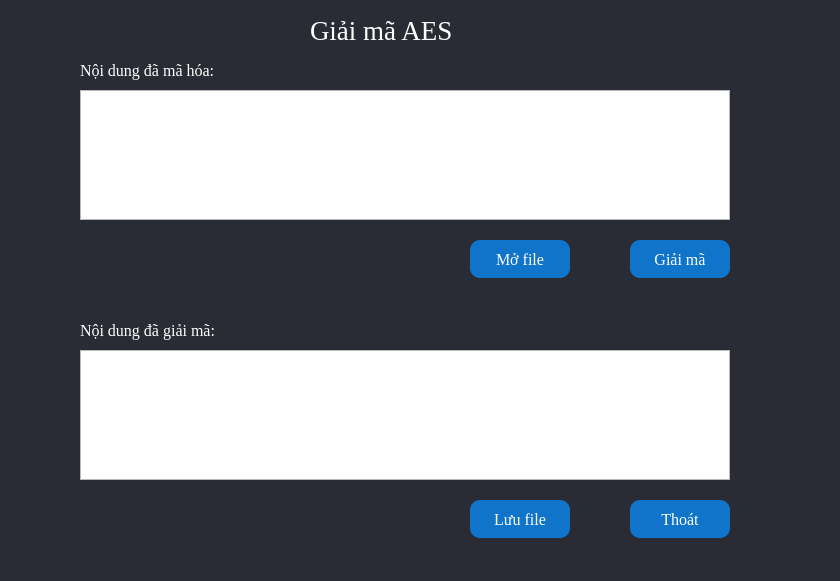
<?xml version="1.0" encoding="UTF-8"?>
<ui version="4.0">
 <class>Form</class>
 <widget class="QWidget" name="Form">
  <property name="geometry">
   <rect>
    <x>0</x>
    <y>0</y>
    <width>840</width>
    <height>581</height>
   </rect>
  </property>
  <property name="windowTitle">
   <string>Form</string>
  </property>
  <property name="styleSheet">
   <string notr="true">#Form{
background-color: #292C35;
color: rgb(255, 255, 255);
}
#btnGiaiMa{
	background-color: #1074CA;
	color: rgb(255, 255, 255);
	border-radius: 10px;
}
#btnOpenFile{
	background-color: #1074CA;
	color: rgb(255, 255, 255);
	border-radius: 10px;
}
#btnSaveFile{
	background-color: #1074CA;
	color: rgb(255, 255, 255);
	border-radius: 10px;

}
#btnClose{
	background-color: #1074CA;
	color: rgb(255, 255, 255);
	border-radius: 10px;

}</string>
  </property>
  <widget class="QTextEdit" name="txtVanBanGoc">
   <property name="geometry">
    <rect>
     <x>80</x>
     <y>350</y>
     <width>650</width>
     <height>130</height>
    </rect>
   </property>
   <property name="font">
    <font>
     <family>Times New Roman</family>
     <pointsize>12</pointsize>
    </font>
   </property>
   <property name="styleSheet">
    <string notr="true">color: rgb(255, 255, 255);
font: 12pt &quot;Times New Roman&quot;;</string>
   </property>
  </widget>
  <widget class="QLabel" name="label_2">
   <property name="geometry">
    <rect>
     <x>80</x>
     <y>60</y>
     <width>221</width>
     <height>21</height>
    </rect>
   </property>
   <property name="font">
    <font>
     <family>Times New Roman</family>
     <pointsize>12</pointsize>
    </font>
   </property>
   <property name="styleSheet">
    <string notr="true">color: rgb(255, 255, 255);</string>
   </property>
   <property name="text">
    <string>Nội dung đã mã hóa:</string>
   </property>
  </widget>
  <widget class="QLabel" name="label">
   <property name="geometry">
    <rect>
     <x>310</x>
     <y>0</y>
     <width>241</width>
     <height>61</height>
    </rect>
   </property>
   <property name="font">
    <font>
     <family>Times New Roman</family>
     <pointsize>20</pointsize>
     <weight>50</weight>
     <italic>false</italic>
     <bold>false</bold>
    </font>
   </property>
   <property name="styleSheet">
    <string notr="true">color: rgb(255, 255, 255);</string>
   </property>
   <property name="text">
    <string>Giải mã AES</string>
   </property>
  </widget>
  <widget class="QPushButton" name="btnOpenFile">
   <property name="geometry">
    <rect>
     <x>470</x>
     <y>240</y>
     <width>100</width>
     <height>38</height>
    </rect>
   </property>
   <property name="font">
    <font>
     <family>Times New Roman</family>
     <pointsize>12</pointsize>
    </font>
   </property>
   <property name="text">
    <string>Mở file</string>
   </property>
   <property name="icon">
    <iconset>
     <normaloff>../icon/mo.png</normaloff>../icon/mo.png</iconset>
   </property>
  </widget>
  <widget class="QTextEdit" name="txtCiphertext">
   <property name="geometry">
    <rect>
     <x>80</x>
     <y>90</y>
     <width>650</width>
     <height>130</height>
    </rect>
   </property>
   <property name="styleSheet">
    <string notr="true">color: rgb(255, 255, 255);
font: 12pt &quot;Times New Roman&quot;;</string>
   </property>
  </widget>
  <widget class="QPushButton" name="btnSaveFile">
   <property name="geometry">
    <rect>
     <x>470</x>
     <y>500</y>
     <width>100</width>
     <height>38</height>
    </rect>
   </property>
   <property name="font">
    <font>
     <family>Times New Roman</family>
     <pointsize>12</pointsize>
    </font>
   </property>
   <property name="text">
    <string>Lưu file</string>
   </property>
   <property name="icon">
    <iconset>
     <normaloff>../icon/luufile.png</normaloff>../icon/luufile.png</iconset>
   </property>
   <property name="iconSize">
    <size>
     <width>16</width>
     <height>16</height>
    </size>
   </property>
   <property name="checkable">
    <bool>false</bool>
   </property>
  </widget>
  <widget class="QPushButton" name="btnGiaiMa">
   <property name="geometry">
    <rect>
     <x>630</x>
     <y>240</y>
     <width>100</width>
     <height>38</height>
    </rect>
   </property>
   <property name="font">
    <font>
     <family>Times New Roman</family>
     <pointsize>12</pointsize>
    </font>
   </property>
   <property name="text">
    <string>Giải mã</string>
   </property>
   <property name="icon">
    <iconset>
     <normaloff>../icon/gm_.png</normaloff>../icon/gm_.png</iconset>
   </property>
  </widget>
  <widget class="QLabel" name="label_4">
   <property name="geometry">
    <rect>
     <x>80</x>
     <y>320</y>
     <width>181</width>
     <height>21</height>
    </rect>
   </property>
   <property name="font">
    <font>
     <family>Times New Roman</family>
     <pointsize>12</pointsize>
    </font>
   </property>
   <property name="styleSheet">
    <string notr="true">color: rgb(255, 255, 255);</string>
   </property>
   <property name="text">
    <string>Nội dung đã giải mã:</string>
   </property>
  </widget>
  <widget class="QPushButton" name="btnClose">
   <property name="geometry">
    <rect>
     <x>630</x>
     <y>500</y>
     <width>100</width>
     <height>38</height>
    </rect>
   </property>
   <property name="font">
    <font>
     <family>Times New Roman</family>
     <pointsize>12</pointsize>
    </font>
   </property>
   <property name="text">
    <string>Thoát</string>
   </property>
   <property name="icon">
    <iconset>
     <normaloff>../icon/thoat.png</normaloff>../icon/thoat.png</iconset>
   </property>
   <property name="iconSize">
    <size>
     <width>20</width>
     <height>20</height>
    </size>
   </property>
   <property name="checkable">
    <bool>false</bool>
   </property>
  </widget>
 </widget>
 <resources/>
 <connections/>
</ui>
